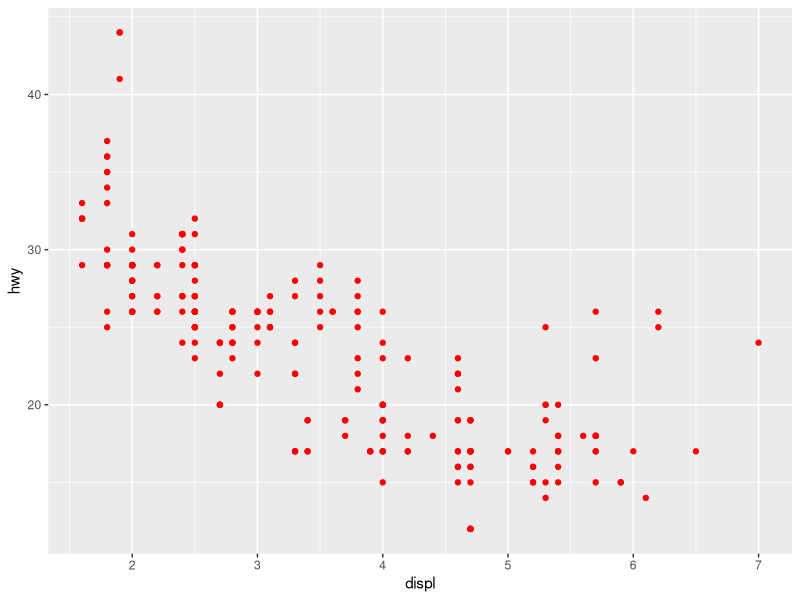
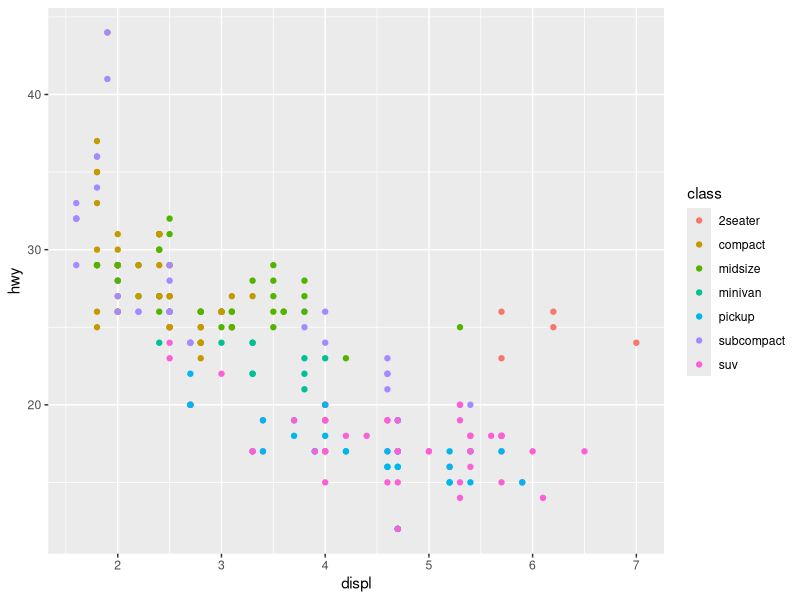
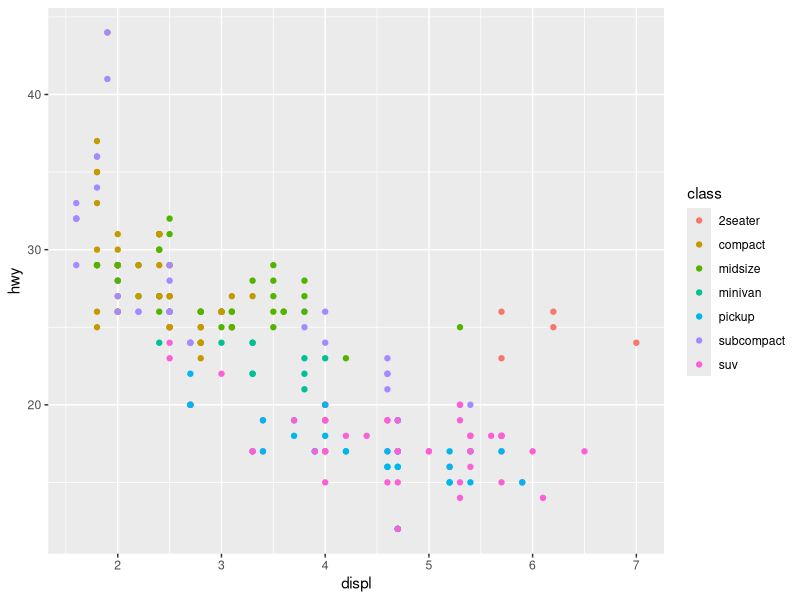
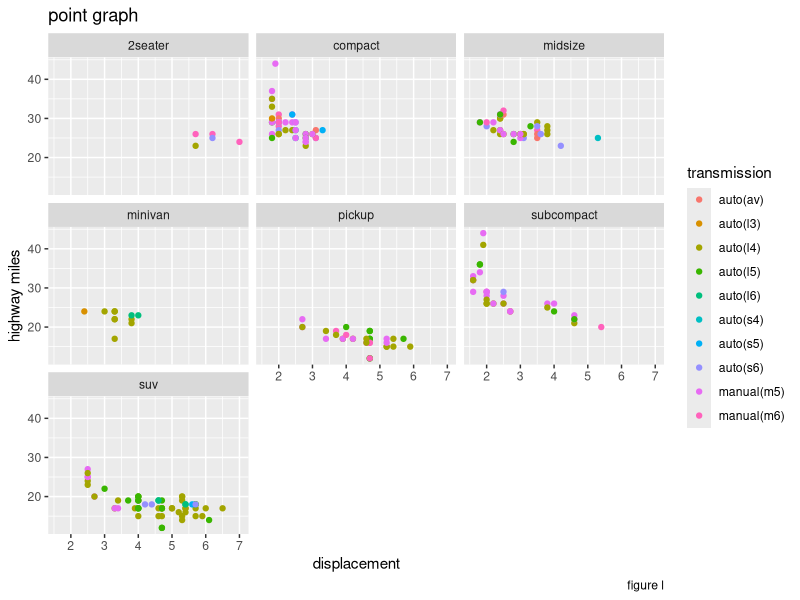
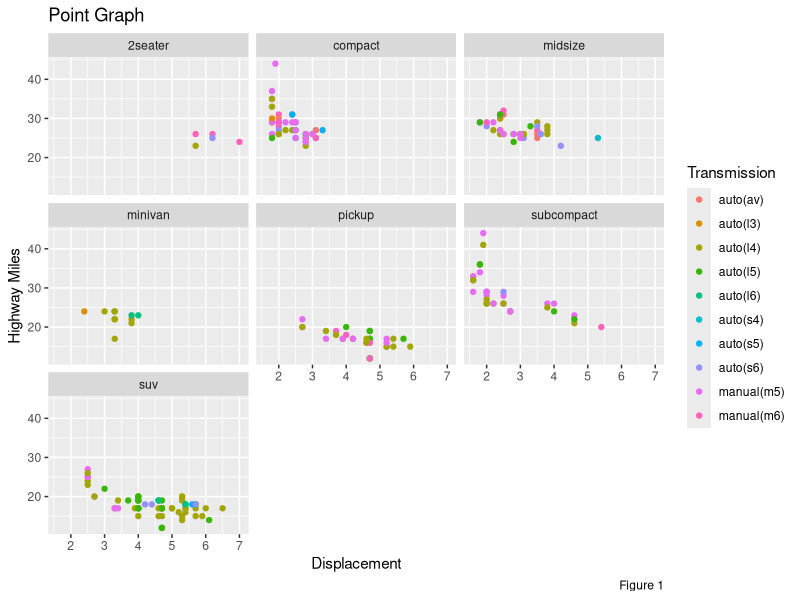
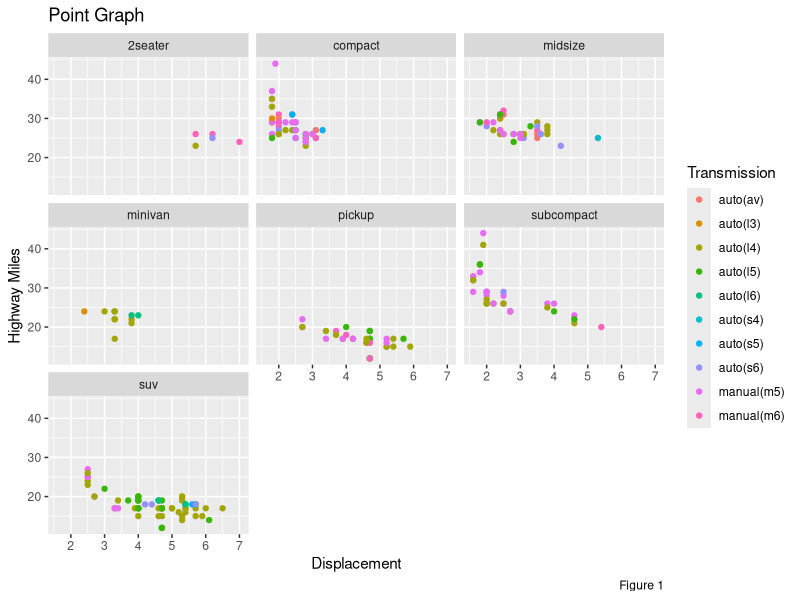

R code for these plots, in order:
a<- 10
a
rm
#load the package
library(tidyverse)
data(mpg)
summary(mpg)
head(mpg)
head(mpg,3)
install.packages("knitr")
library(knitr)
kable(mpg[5:10,])



#create a data visualization

ggplot(mpg,aes(displ, hwy)) +
  geom_point(color = "red")



ggplot(mpg,aes(displ, hwy, color = class)) +
  geom_point()


ggplot(mpg,aes(displ, hwy, color = class)) +
  geom_point()  
 


ggplot(mpg, aes(displ, hwy, color = trans)) +
  geom_point()  + 
  facet_wrap(~class)+
  labs(x="displacement",y= "highway miles",colour = "transmission",title = "point graph", caption = "figure l")


ggplot(mpg, aes(displ, hwy, colour = trans)) +
  geom_point()  +
  facet_wrap(~class) +
  labs(x = "Displacement", y = "Highway Miles", colour = "Transmission",
       title = "Point Graph", caption = "Figure 1")


ggplot(mpg, aes(displ, hwy, colour = trans)) +
  geom_point()  +
  facet_wrap(~class) +
  labs(x = "Displacement", y = "Highway Miles", colour = "Transmission",
       title = "Point Graph", caption = "Figure 1")
